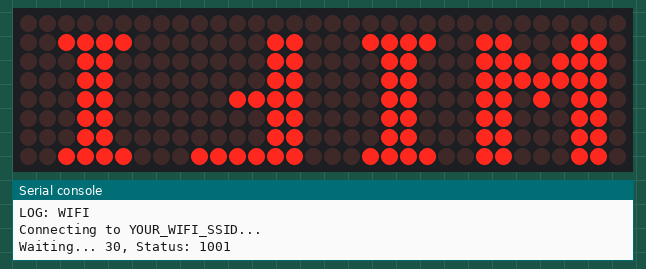
The program below on a simulated ESP32 board running MicroPython. Shown: 32×8 LED matrix, the last lines printed to the serial console. WiFi joins after 1.5 s; the clock reads 2024-03-15 10:24:30 at power-on unless the program sets it; values from a settings file that is not in the repository are placeholders; library files of the repository ran but are not shown: max7219.py.

Above: at 0.1 s.
At 2.1 s:
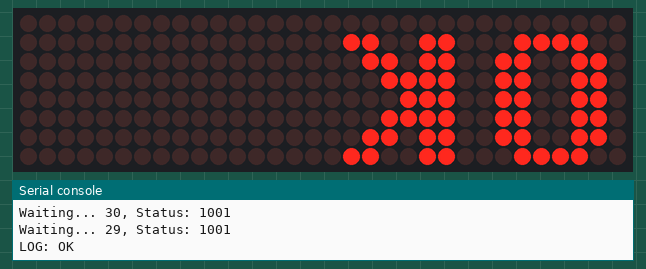
At 3.1 s:
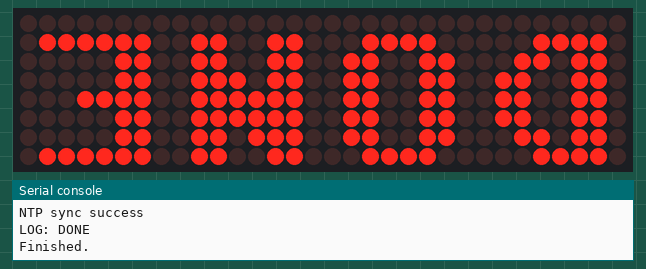

Measured:
- what the display in image 1 shows lasts 1.0 s, from 2.0 s to 3.0 s

The program:

verbose_network.py
```python
import network
import time
import ntptime
import gc
from machine import Pin, SPI
from max7219 import Matrix8x8

try:
    from wifi_secrets import WIFI_SSID, WIFI_PASSWORD as WIFI_PASS
except ImportError:
    WIFI_SSID = "YOUR_WIFI_SSID"
    WIFI_PASS = "YOUR_WIFI_PASSWORD"


# --- HARDWARE PINS (ESP32-C3) ---
SCK_PIN = 6
MOSI_PIN = 7
CS_PIN = 2

spi = SPI(1, baudrate=1000000, polarity=0, phase=0, sck=Pin(SCK_PIN), mosi=Pin(MOSI_PIN))
cs = Pin(CS_PIN, Pin.OUT)
display = Matrix8x8(spi, cs, 4)

def log_display(txt):
    print("LOG:", txt)
    display.fill(0)
    display.text(txt, 0, 0, 1)
    display.show()

log_display("WIFI")
wlan = network.WLAN(network.STA_IF)
wlan.active(True)
print("Connecting to YOUR_WIFI_SSID...")
wlan.connect(WIFI_SSID, WIFI_PASS)

timeout = 30
while not wlan.isconnected() and timeout > 0:
    print(f"Waiting... {timeout}, Status: {wlan.status()}")
    time.sleep(1)
    timeout -= 1

if wlan.isconnected():
    log_display("OK")
    time.sleep(1)
    log_display("SYNC")
    try:
        print("NTP sync start")
        # Try a specific server
        ntptime.host = "uk.pool.ntp.org"
        ntptime.settime()
        print("NTP sync success")
        log_display("DONE")
    except Exception as e:
        print("NTP error:", e)
        log_display("ERR")
else:
    log_display("FAIL")

print("Finished.")
while True:
    time.sleep(1)
```
